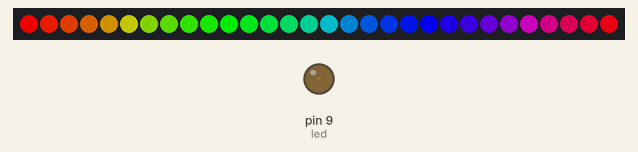
The sketch below on a simulated Arduino Uno, built with avr-gcc and run on an emulated ATmega328P. Shown: 30 RGB LEDs in strip order, left to right, output pins drawn as LEDs (lit = HIGH). Dim RGB values are drawn brighter than linear.

Above: at 0.07 s.
At 10.09 s:
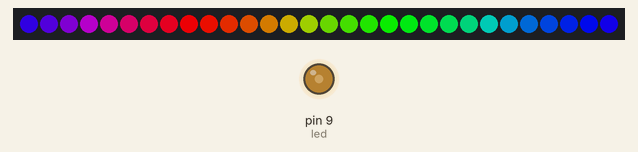
At 19.68 s:
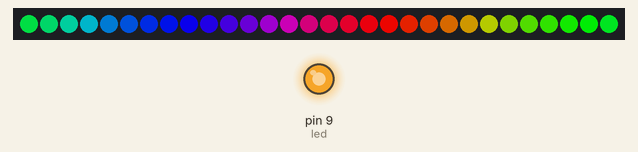
At 39.84 s:
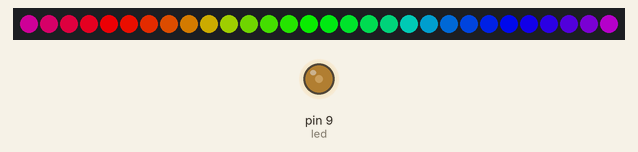
Timing chart, 0 to 40.0 s (numbered marks = the images above):
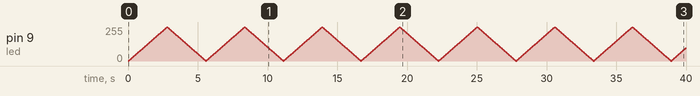

The sketch:

RainbowCyclewithFadepin.ino
```cpp
// I updated the WS2812 library and found a more
// detailed more effects
// Thank you kitesurfer1404 for he libray and base code
// This is all his work ouside of some small details
// Change up to Rainbow alternation with fade on pin 9 for string of pico LEDS


int led = 9;           // the PWM pin the LED is attached to
int brightness = 0;    // how bright the LED is
int fadeAmount = 5;    // how many points to fade the LED by

#include <WS2812FX.h>

#define LED_COUNT 30
#define LED_PIN 6

WS2812FX ws2812fx = WS2812FX(LED_COUNT, LED_PIN, NEO_GRB + NEO_KHZ800);

void setup() {
    // declare pin 9 to be an output:
  pinMode(led, OUTPUT);
  ws2812fx.init();
  ws2812fx.setBrightness(200);
  ws2812fx.setSpeed(200);
  ws2812fx.setMode(FX_MODE_RAINBOW_CYCLE);
  ws2812fx.start();
}

void loop() {
  ws2812fx.service();
   // set the brightness of pin 9:
  analogWrite(led, brightness);

  // change the brightness for next time through the loop:
  brightness = brightness + fadeAmount;

  // reverse the direction of the fading at the ends of the fade:
  if (brightness <= 0 || brightness >= 255) {
    fadeAmount = -fadeAmount;
  }
  // wait for 50 milliseconds to see the dimming effect
  delay(50);
}
```
